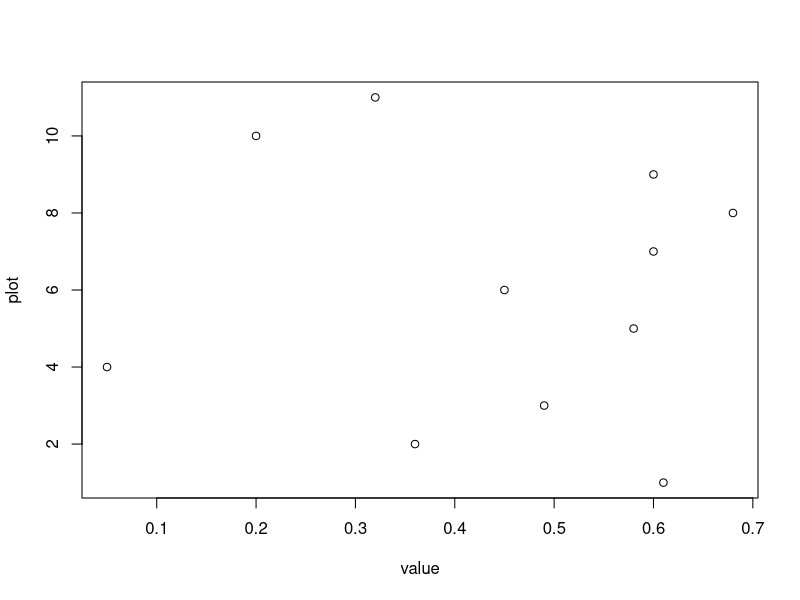
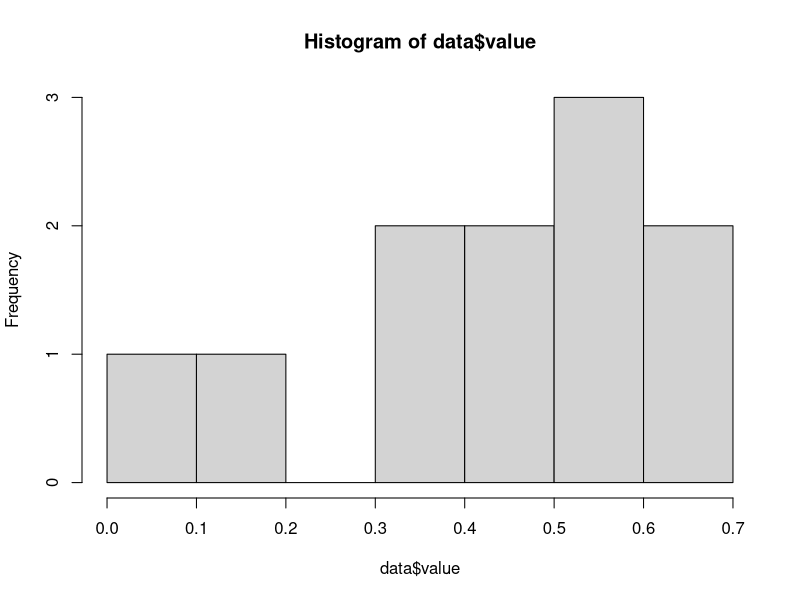

Here is the R script that generated these plots, in order:
## ---- chunk 1

knitr::opts_chunk$set(echo = FALSE, message = FALSE, warning = FALSE, results = "hide") 

library(here)
library(tidyverse)
library(ggplot2)

## ---- chunk 2
code_dir    <- "01_code"
raw_data    <- "02_raw-data"
data_dir    <- "03_clean-data"
results_dir <- "04_results"
## ---- chunk 3
data <- as_tibble(as.numeric(c(".61", ".36", ".49", ".05", ".58", ".45", ".60", ".68", ".60", ".20", ".32"))) %>% 
  mutate(plot = c(1:11))

plot(data)
hist(data$value)

